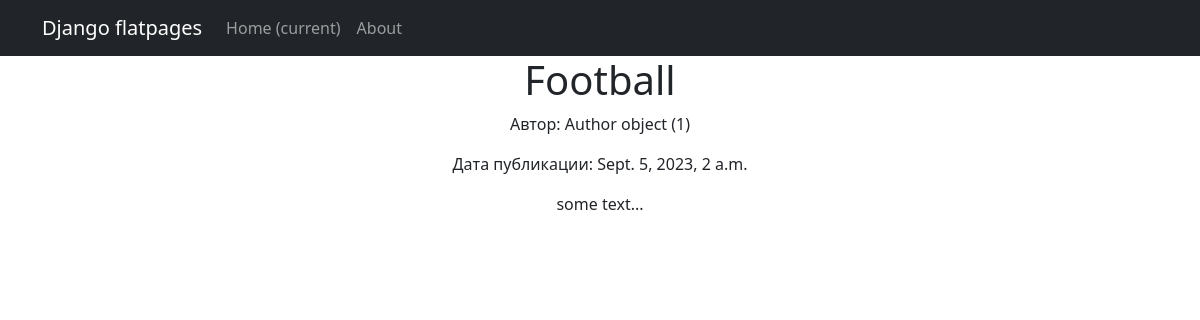
/news/1/, run on an earlier commit of the app's database.
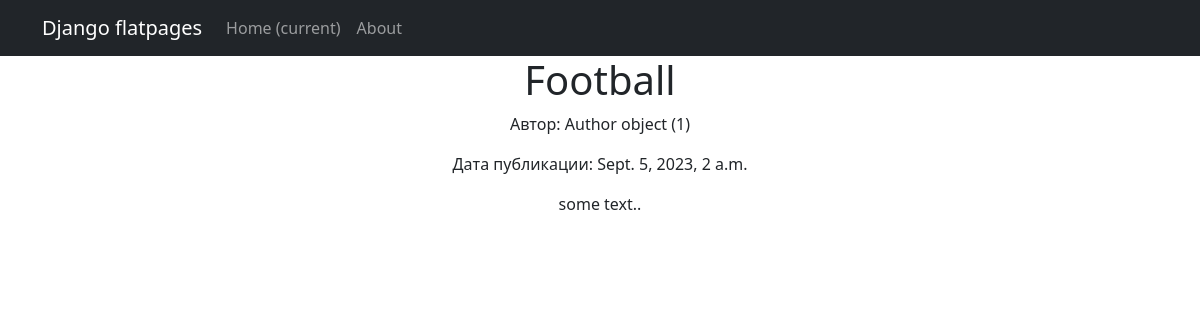
And on a later commit of the database.
### news/models.py (models this page shows, shortened)
class Post(models.Model):
    author = models.ForeignKey(Author, on_delete=models.CASCADE)
    post_type = models.CharField(max_length=50, choices=[('article', 'Article'), ('news', 'News')])
    created_at = models.DateTimeField(auto_now_add=True)
    categories = models.ManyToManyField(Category, through='PostCategory')
    title = models.CharField(max_length=255)
    text = models.TextField()
    rating = models.FloatField(default=0.0)

class Author(models.Model):
    user = models.OneToOneField(User, on_delete=models.CASCADE)
    rating = models.FloatField(default=0.0)

### news/views.py (the view)
# urls.py: path('news/<int:pk>/', NewsDetail.as_view()),
class NewsDetail(DetailView):
    model = Post
    template_name = 'news_detail.html'
    context_object_name = 'news_detail'

### news/templatetags/my_filters.py (called while the page is built)
@register.filter
def censor(value):
    unwanted_words = ["сиськижопа", "жопа", 'сиськи']
    words = value.split()
    censored_words = [word if word.lower() not in unwanted_words else '*' * len(word) for word in words]
    censored_text = ' '.join(censored_words)
    return censored_text

### templates/news_detail.html (shortened to what this page needs)
{% extends 'flatpages/default.html' %}
{% load my_filters %}
{% block content %}
<h1>{{ news_detail.title|censor }}</h1>
<p>Автор: {{ news_detail.author }}</p>
<p>Дата публикации: {{ news_detail.created_at }}</p>
<p>{{ news_detail.text|censor }}</p>
{% endblock content %}

What changed in the data, as far as the page shows it:
changed Post "Football": text|censor "some text..." → "some text.."
